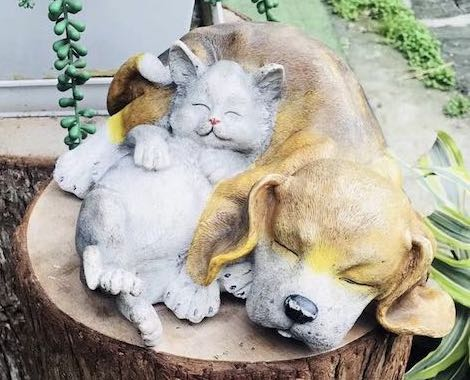
#> input picture chap3/c2.jpg, 470 x 380 px, found by its file name
$ python flip.py
#> lines starting #> are read from the running program, lines starting #| are printed output that depends on the picture
import numpy as np
import cv2
# 3-14　图像镜像变换
def main():
    img = cv2.imread("..\c2.jpg")
#> img is the input picture: shape (380, 470, 3); mean B, G, R 155.2, 167.1, 170.6
    height, width, temp = img.shape
#> height = 380; width = 470; temp = 3
    xImg = cv2.flip(img, 1, dst=None) #水平翻转
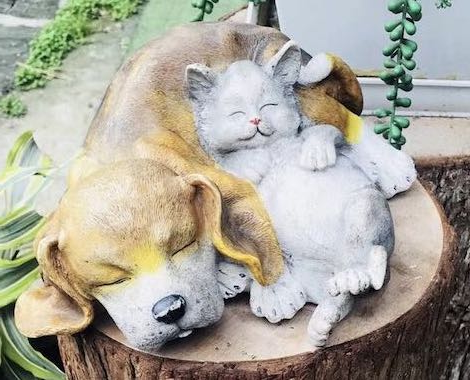
#> xImg: shape (380, 470, 3); mean B, G, R 155.2, 167.1, 170.6
    yImg = cv2.flip(img, 0, dst=None) #垂直翻转
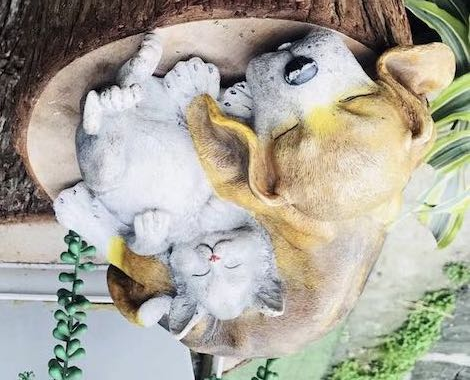
#> yImg: shape (380, 470, 3); mean B, G, R 155.2, 167.1, 170.6
    cv2.imshow('imgage', img) #显示原图
    cv2.imshow('xImg', xImg)
    cv2.imshow('yImg', yImg)
    cv2.waitKey(0)


if __name__ == '__main__':
    main()

$ run again, with chap3/c3.jpg copied over chap3/c2.jpg
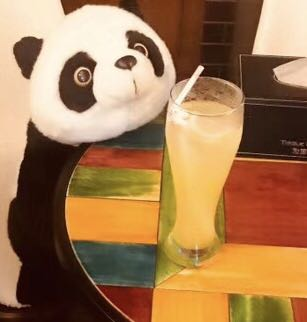
#> input picture chap3/c3.jpg, 307 x 322 px, found by its file name
#> in main, img is the input picture: shape (322, 307, 3); mean B, G, R 82, 121.1, 162
#> in main, `xImg = cv2.flip(img, 1, dst=None)`:
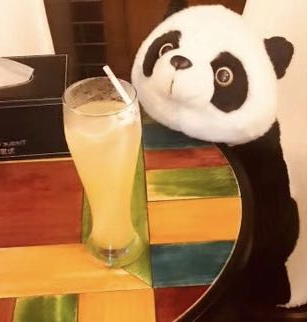
#> xImg: shape (322, 307, 3); mean B, G, R 82, 121.1, 162
#> in main, `yImg = cv2.flip(img, 0, dst=None)`:
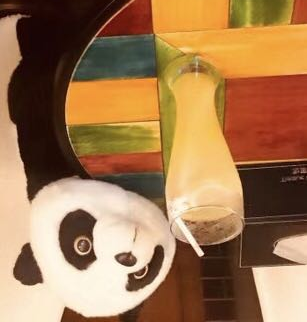
#> yImg: shape (322, 307, 3); mean B, G, R 82, 121.1, 162

$ run again, with chap3/c50.jpg copied over chap3/c2.jpg
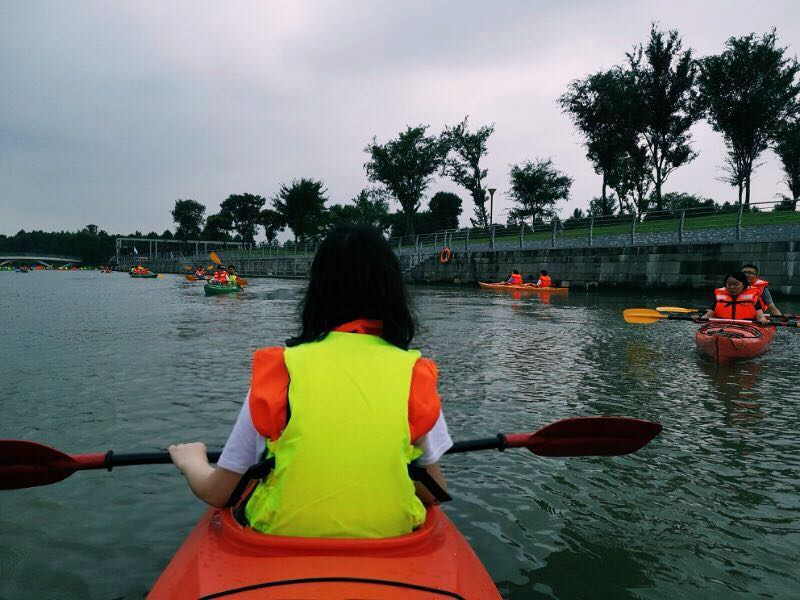
#> input picture chap3/c50.jpg, 800 x 600 px, found by its file name
#> in main, img is the input picture: shape (600, 800, 3); mean B, G, R 101.8, 110.7, 107.3
#> in main, `xImg = cv2.flip(img, 1, dst=None)`:
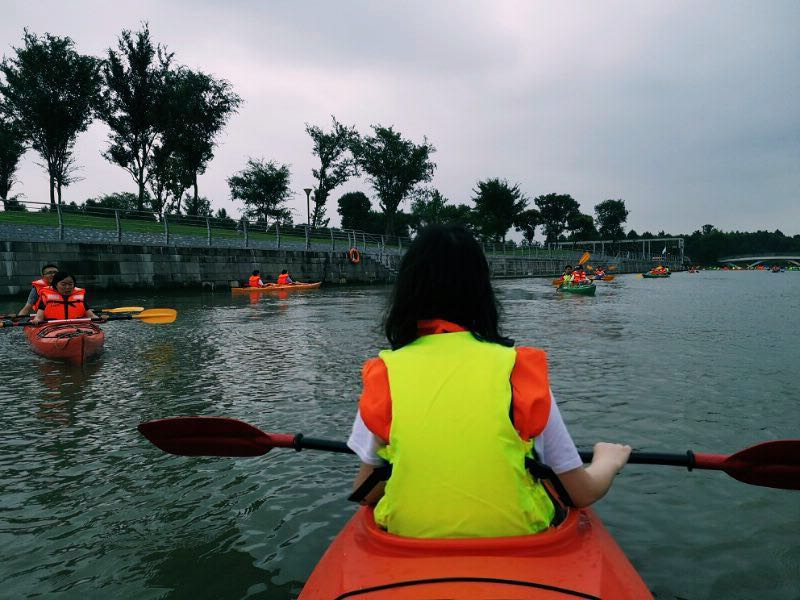
#> xImg: shape (600, 800, 3); mean B, G, R 101.8, 110.7, 107.3
#> in main, `yImg = cv2.flip(img, 0, dst=None)`:
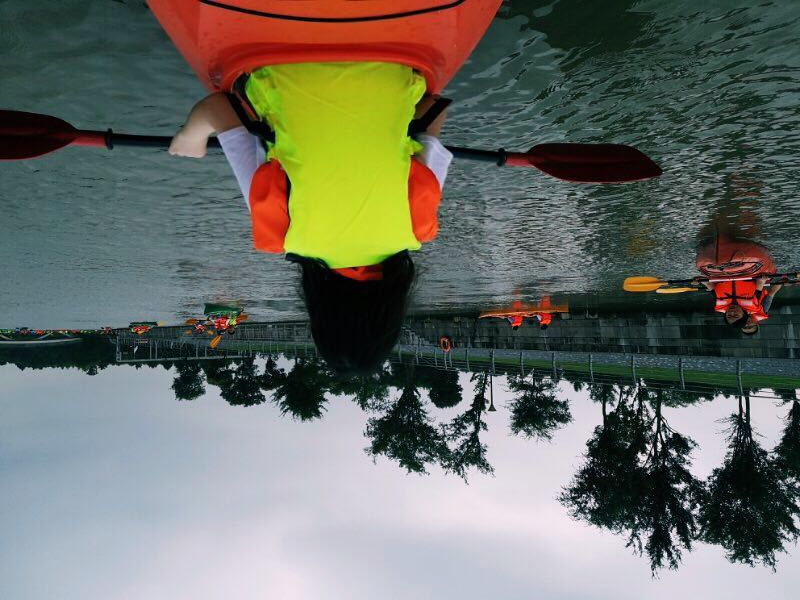
#> yImg: shape (600, 800, 3); mean B, G, R 101.8, 110.7, 107.3
